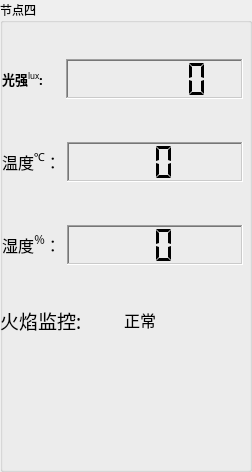
      <widget class="QGroupBox" name="groupBox_5">
       <property name="font">
        <font>
         <family>楷体_GB2312</family>
         <pointsize>9</pointsize>
         <weight>50</weight>
         <bold>false</bold>
        </font>
       </property>
       <property name="autoFillBackground">
        <bool>true</bool>
       </property>
       <property name="title">
        <string>节点四</string>
       </property>
       <property name="flat">
        <bool>true</bool>
       </property>
       <widget class="QPushButton" name="pushButton_light_fire_411">
        <property name="geometry">
         <rect>
          <x>-20</x>
          <y>340</y>
          <width>131</width>
          <height>111</height>
         </rect>
        </property>
        <property name="styleSheet">
         <string notr="true">background-image:url(:/images/08269450168fad5206c222副本.png)</string>
        </property>
        <property name="locale">
         <locale language="English" country="UnitedStatesMinorOutlyingIslands"/>
        </property>
        <property name="text">
         <string/>
        </property>
        <property name="flat">
         <bool>true</bool>
        </property>
       </widget>
       <widget class="QPushButton" name="pushButton_light_fire_421">
        <property name="geometry">
         <rect>
          <x>110</x>
          <y>340</y>
          <width>131</width>
          <height>111</height>
         </rect>
        </property>
        <property name="styleSheet">
         <string notr="true">background-image:url(:/images/08269450168fad5206c222副本.png)</string>
        </property>
        <property name="locale">
         <locale language="English" country="UnitedStatesMinorOutlyingIslands"/>
        </property>
        <property name="text">
         <string/>
        </property>
        <property name="flat">
         <bool>true</bool>
        </property>
       </widget>
       <widget class="QWidget" name="layoutWidget_7">
        <property name="geometry">
         <rect>
          <x>0</x>
          <y>300</y>
          <width>241</width>
          <height>41</height>
         </rect>
        </property>
        <layout class="QHBoxLayout" name="horizontalLayout_25">
         <item>
          <widget class="QLabel" name="Label_Fire_4">
           <property name="sizePolicy">
            <sizepolicy hsizetype="Minimum" vsizetype="MinimumExpanding">
             <horstretch>0</horstretch>
             <verstretch>0</verstretch>
            </sizepolicy>
           </property>
           <property name="maximumSize">
            <size>
             <width>200</width>
             <height>50</height>
            </size>
           </property>
           <property name="font">
            <font>
             <family>楷体</family>
             <pointsize>12</pointsize>
             <weight>50</weight>
             <bold>false</bold>
             <underline>false</underline>
            </font>
           </property>
           <property name="text">
            <string>&lt;html&gt;&lt;head/&gt;&lt;body&gt;&lt;p&gt;&lt;span style=&quot; font-size:14pt;&quot;&gt;火焰监控:&lt;/span&gt;&lt;/p&gt;&lt;/body&gt;&lt;/html&gt;</string>
           </property>
          </widget>
         </item>
         <item>
          <widget class="QLabel" name="Label_FireResult_4">
           <property name="sizePolicy">
            <sizepolicy hsizetype="Maximum" vsizetype="Maximum">
             <horstretch>0</horstretch>
             <verstretch>0</verstretch>
            </sizepolicy>
           </property>
           <property name="maximumSize">
            <size>
             <width>200</width>
             <height>50</height>
            </size>
           </property>
           <property name="font">
            <font>
             <family>楷体</family>
             <pointsize>12</pointsize>
             <weight>50</weight>
             <bold>false</bold>
             <underline>false</underline>
            </font>
           </property>
           <property name="text">
            <string>&lt;html&gt;&lt;head/&gt;&lt;body&gt;&lt;p&gt; 正常 &lt;/p&gt;&lt;/body&gt;&lt;/html&gt;</string>
           </property>
          </widget>
         </item>
        </layout>
       </widget>
       <widget class="QWidget" name="layoutWidget_6">
        <property name="geometry">
         <rect>
          <x>2</x>
          <y>22</y>
          <width>241</width>
          <height>281</height>
         </rect>
        </property>
        <layout class="QVBoxLayout" name="verticalLayout_5">
         <item>
          <layout class="QHBoxLayout" name="horizontalLayout_14">
           <item>
            <widget class="QLabel" name="Label_Lux_4">
             <property name="sizePolicy">
              <sizepolicy hsizetype="Maximum" vsizetype="Maximum">
               <horstretch>0</horstretch>
               <verstretch>0</verstretch>
              </sizepolicy>
             </property>
             <property name="font">
              <font>
               <family>楷体</family>
               <pointsize>12</pointsize>
               <weight>50</weight>
               <bold>false</bold>
               <underline>false</underline>
              </font>
             </property>
             <property name="text">
              <string>&lt;html&gt;&lt;head/&gt;&lt;body&gt;&lt;p&gt;&lt;span style=&quot; font-size:10pt; font-weight:600;&quot;&gt;光强&lt;/span&gt;&lt;span style=&quot; font-size:10pt; vertical-align:super;&quot;&gt;lux&lt;/span&gt;&lt;span style=&quot; font-size:10pt; font-weight:600;&quot;&gt;:&lt;/span&gt;&lt;/p&gt;&lt;/body&gt;&lt;/html&gt;</string>
             </property>
            </widget>
           </item>
           <item>
            <spacer name="horizontalSpacer_8">
             <property name="orientation">
              <enum>Qt::Horizontal</enum>
             </property>
             <property name="sizeType">
              <enum>QSizePolicy::Ignored</enum>
             </property>
             <property name="sizeHint" stdset="0">
              <size>
               <width>17</width>
               <height>13</height>
              </size>
             </property>
            </spacer>
           </item>
           <item>
            <widget class="QLCDNumber" name="lcdNumber_lux_4">
             <property name="sizePolicy">
              <sizepolicy hsizetype="MinimumExpanding" vsizetype="Maximum">
               <horstretch>0</horstretch>
               <verstretch>0</verstretch>
              </sizepolicy>
             </property>
             <property name="minimumSize">
              <size>
               <width>0</width>
               <height>40</height>
              </size>
             </property>
             <property name="baseSize">
              <size>
               <width>0</width>
               <height>0</height>
              </size>
             </property>
             <property name="font">
              <font>
               <weight>75</weight>
               <bold>true</bold>
              </font>
             </property>
             <property name="cursor">
              <cursorShape>ArrowCursor</cursorShape>
             </property>
             <property name="autoFillBackground">
              <bool>false</bool>
             </property>
             <property name="frameShape">
              <enum>QFrame::WinPanel</enum>
             </property>
             <property name="frameShadow">
              <enum>QFrame::Sunken</enum>
             </property>
             <property name="smallDecimalPoint">
              <bool>true</bool>
             </property>
             <property name="digitCount">
              <number>5</number>
             </property>
             <property name="segmentStyle">
              <enum>QLCDNumber::Flat</enum>
             </property>
            </widget>
           </item>
          </layout>
         </item>
         <item>
          <layout class="QHBoxLayout" name="horizontalLayout_15">
           <item>
            <widget class="QLabel" name="label_Temp_4">
             <property name="sizePolicy">
              <sizepolicy hsizetype="Maximum" vsizetype="Maximum">
               <horstretch>0</horstretch>
               <verstretch>0</verstretch>
              </sizepolicy>
             </property>
             <property name="font">
              <font>
               <family>楷体</family>
               <pointsize>12</pointsize>
               <weight>50</weight>
               <bold>false</bold>
              </font>
             </property>
             <property name="text">
              <string>&lt;html&gt;&lt;head/&gt;&lt;body&gt;&lt;p align=&quot;center&quot;&gt;&lt;span style=&quot; font-weight:400;&quot;&gt;温度&lt;/span&gt;&lt;span style=&quot; font-weight:400; vertical-align:super;&quot;&gt;℃&lt;/span&gt;&lt;span style=&quot; font-weight:400;&quot;&gt;：&lt;/span&gt;&lt;/p&gt;&lt;/body&gt;&lt;/html&gt;</string>
             </property>
            </widget>
           </item>
           <item>
            <widget class="QLCDNumber" name="lcdNumber_Temp_4">
             <property name="sizePolicy">
              <sizepolicy hsizetype="Minimum" vsizetype="Maximum">
               <horstretch>0</horstretch>
               <verstretch>0</verstretch>
              </sizepolicy>
             </property>
             <property name="minimumSize">
              <size>
               <width>10</width>
               <height>40</height>
              </size>
             </property>
             <property name="baseSize">
              <size>
               <width>0</width>
               <height>0</height>
              </size>
             </property>
             <property name="font">
              <font>
               <weight>75</weight>
               <bold>true</bold>
              </font>
             </property>
             <property name="cursor">
              <cursorShape>ArrowCursor</cursorShape>
             </property>
             <property name="autoFillBackground">
              <bool>false</bool>
             </property>
             <property name="frameShape">
              <enum>QFrame::WinPanel</enum>
             </property>
             <property name="frameShadow">
              <enum>QFrame::Sunken</enum>
             </property>
             <property name="smallDecimalPoint">
              <bool>true</bool>
             </property>
             <property name="digitCount">
              <number>2</number>
             </property>
             <property name="segmentStyle">
              <enum>QLCDNumber::Flat</enum>
             </property>
            </widget>
           </item>
          </layout>
         </item>
         <item>
          <layout class="QHBoxLayout" name="horizontalLayout_16">
           <item>
            <widget class="QLabel" name="label_Humidity_4">
             <property name="sizePolicy">
              <sizepolicy hsizetype="Maximum" vsizetype="Maximum">
               <horstretch>0</horstretch>
               <verstretch>0</verstretch>
              </sizepolicy>
             </property>
             <property name="font">
              <font>
               <family>楷体</family>
               <pointsize>12</pointsize>
               <weight>50</weight>
               <bold>false</bold>
              </font>
             </property>
             <property name="text">
              <string>&lt;html&gt;&lt;head/&gt;&lt;body&gt;&lt;p align=&quot;center&quot;&gt;&lt;span style=&quot; font-weight:400;&quot;&gt;湿度&lt;/span&gt;&lt;span style=&quot; font-weight:400; vertical-align:super;&quot;&gt;％&lt;/span&gt;&lt;span style=&quot; font-weight:400;&quot;&gt;：&lt;/span&gt;&lt;/p&gt;&lt;/body&gt;&lt;/html&gt;</string>
             </property>
            </widget>
           </item>
           <item>
            <widget class="QLCDNumber" name="lcdNumber_Humidity_4">
             <property name="sizePolicy">
              <sizepolicy hsizetype="Preferred" vsizetype="Maximum">
               <horstretch>0</horstretch>
               <verstretch>0</verstretch>
              </sizepolicy>
             </property>
             <property name="minimumSize">
              <size>
               <width>0</width>
               <height>40</height>
              </size>
             </property>
             <property name="baseSize">
              <size>
               <width>0</width>
               <height>0</height>
              </size>
             </property>
             <property name="font">
              <font>
               <weight>75</weight>
               <bold>true</bold>
              </font>
             </property>
             <property name="cursor">
              <cursorShape>ArrowCursor</cursorShape>
             </property>
             <property name="autoFillBackground">
              <bool>false</bool>
             </property>
             <property name="frameShape">
              <enum>QFrame::WinPanel</enum>
             </property>
             <property name="frameShadow">
              <enum>QFrame::Sunken</enum>
             </property>
             <property name="smallDecimalPoint">
              <bool>true</bool>
             </property>
             <property name="digitCount">
              <number>2</number>
             </property>
             <property name="segmentStyle">
              <enum>QLCDNumber::Flat</enum>
             </property>
            </widget>
           </item>
          </layout>
         </item>
        </layout>
       </widget>
       <widget class="QPushButton" name="pushButton_light_fire_410">
        <property name="geometry">
         <rect>
          <x>-20</x>
          <y>342</y>
          <width>131</width>
          <height>121</height>
         </rect>
        </property>
        <property name="styleSheet">
         <string notr="true">background-image:url(:/images/08269450168fad5206c副本.png)</string>
        </property>
        <property name="locale">
         <locale language="English" country="UnitedStatesMinorOutlyingIslands"/>
        </property>
        <property name="text">
         <string/>
        </property>
        <property name="flat">
         <bool>true</bool>
        </property>
       </widget>
       <widget class="QPushButton" name="pushButton_light_fire_420">
        <property name="geometry">
         <rect>
          <x>110</x>
          <y>342</y>
          <width>131</width>
          <height>121</height>
         </rect>
        </property>
        <property name="styleSheet">
         <string notr="true">background-image:url(:/images/08269450168fad5206c副本.png)</string>
        </property>
        <property name="locale">
         <locale language="English" country="UnitedStatesMinorOutlyingIslands"/>
        </property>
        <property name="text">
         <string/>
        </property>
        <property name="flat">
         <bool>true</bool>
        </property>
       </widget>
      </widget>
